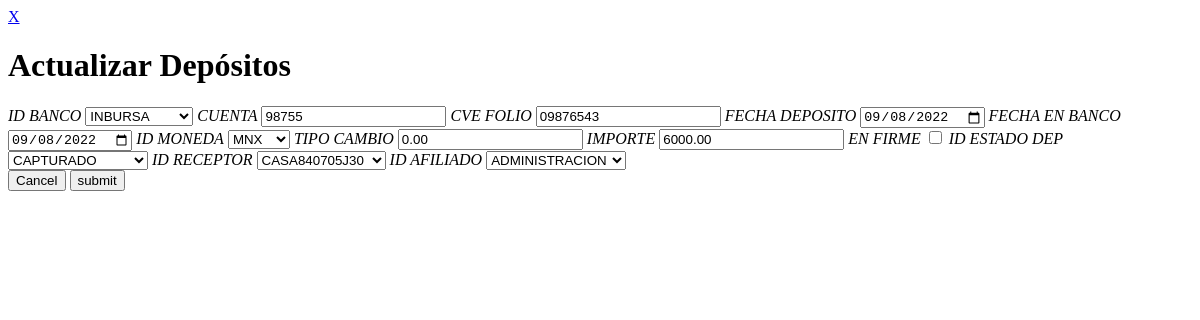
Before: /update_depo/6/edit with the older database file.
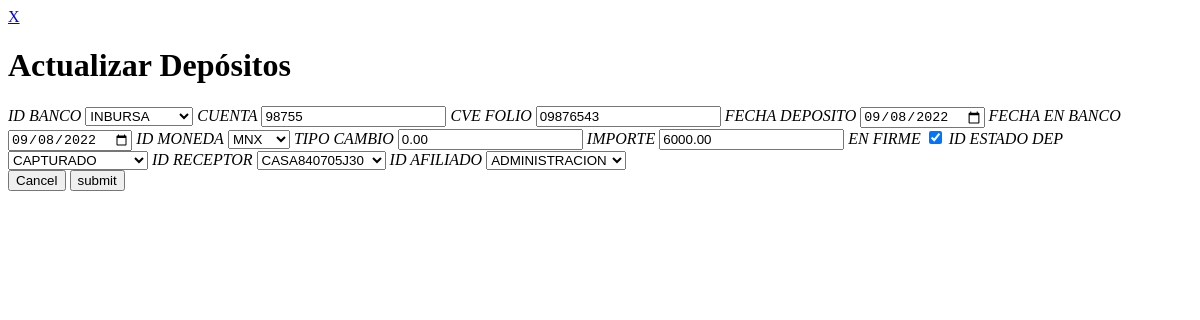
After: the same page with the newer database file.
### oper/models.py (models this page shows, shortened)
class Bancos(models.Model):
    ID_BANCO = models.AutoField(primary_key=True, unique=True)
    NOMBRE = models.CharField(max_length=100 , default="")
    usuario = models.ForeignKey(User, on_delete=models.CASCADE,)
    class Meta:
        ordering = ["NOMBRE"]
    def __str__(self):
        return self.NOMBRE

class Depositos(models.Model):
    ID_DEPOSITO = models.AutoField(primary_key=True, unique=True)
    ID_BANCO = models.ForeignKey(Bancos, on_delete=models.RESTRICT, null=False)
    CUENTA = models.BigIntegerField (null=False, default=0)
    CVE_FOLIO = models.CharField(max_length=240 , default="")
    FECHA_DEPOSITO = models.DateField(blank=True, null=True)
    FECHA_EN_BANCO = models.DateField(blank=True, null=True)
    TIPO_CAMBIO = models.DecimalField(default=0.00, max_digits=9, decimal_places=2)
    IMPORTE = models.DecimalField(default=0.00, max_digits=19, decimal_places=2)
    EN_FIRME = models.BooleanField(default=False)
    ID_ESTADO_DEP = models.ForeignKey(EstadosDep, on_delete=models.RESTRICT, null=False)
    ID_RECEPTOR = models.ForeignKey(Ereceptora, on_delete=models.RESTRICT, null=False)
    ID_MONEDA = models.ForeignKey(Monedas, on_delete=models.RESTRICT, null=False)
    ID_AFILIADO = models.ForeignKey(Afiliado, on_delete=models.RESTRICT, null=True, default=0)
    usuario = UserForeignKey(auto_user_add=True,related_name='+')
    class Meta:
        constraints = [
            UniqueConstraint(fields=["ID_BANCO", "CUENTA","CVE_FOLIO"], name='unique_dep')
        ]
        ordering = ["-FECHA_DEPOSITO"]

class EstadosDep(models.Model):
    ID_ESTADO_DEP = models.AutoField(primary_key=True, unique=True)
    NOMBRE = models.CharField(max_length=50 , default="")
    usuario = models.ForeignKey(User, on_delete=models.CASCADE,)
    class Meta:
        ordering = ["NOMBRE"]
    def __str__(self):
        return self.NOMBRE

### fac/models.py (models this page shows)
class Monedas(models.Model):
    ID_MONEDA = models.AutoField(primary_key=True, unique=True)
    NOMBRE = models.CharField(max_length=9 , unique=True, default="")
    usuario = models.ForeignKey(User, on_delete=models.CASCADE,)
    class Meta:
        ordering = ["NOMBRE"]
    def __str__(self):
        return self.NOMBRE

class Ereceptora(models.Model):
    ID_RECEPTOR = models.AutoField(primary_key=True, unique=True)
    RFC = models.CharField(max_length=20 , unique=True)
    NOMBRE = models.CharField(max_length=240 , default="")
    usuario = models.ForeignKey(User, on_delete=models.CASCADE,)
    class Meta:
        ordering = ["NOMBRE"]
    def __str__(self):
        return self.RFC

class Afiliado(models.Model):
    ID_AFILIADO = models.AutoField(primary_key=True, unique=True)
    NOMBRE_COMPLETO = models.CharField(max_length=240 , default="")
    NOMBRE_ALIAS = models.CharField(max_length=80 , unique=True)
    COMISION = models.DecimalField(default=0.00, max_digits=12, decimal_places=2)
    APLICA_A = models.CharField(max_length=40 , default="")
    usuario = models.ForeignKey(User, on_delete=models.CASCADE,)
    class Meta:
        ordering = ["NOMBRE_ALIAS"]
    def __str__(self):
        return self.NOMBRE_ALIAS

### teso/views.py (the view)
# urls.py: path('update_depo/<int:pk>/edit', views.edit_depo, name='edit-depo'),
def edit_depo(request, pk):
    depo = get_object_or_404(Depositos, ID_DEPOSITO=pk)
    if request.method == "POST":
        form = DepositosForm(request.POST, instance=depo)
        if form.is_valid():
            form.save()
            if depo.EN_FIRME == True:
                VC_FOLIO = str(depo.ID_DEPOSITO)
                obj, get_or_create = Caja.objects.filter(SERIE='DEPO',  FOLIO=VC_FOLIO).get_or_create(
                                                SERIE            = 'DEPO',
                                                FOLIO            = VC_FOLIO,
                                                IMPORTE          = depo.IMPORTE,
                                                IMPORTE_DISP     = depo.IMPORTE,
                                                ID_MONEDA        = Monedas.objects.get(ID_MONEDA = 1) ,
                                                )
            return HttpResponse(
                status=204,
                headers={
                    'HX-Trigger': json.dumps({
                        "depoListChanged": None,
                        "showMessage": f"{depo.CVE_FOLIO} Actualizado."
                    })
                }
            )
    else:
        form = DepositosForm(instance=depo)
    return render(request, 'teso/update_depo.html', {
        'form': form,
        'depo': depo,
    })

### templates/teso/update_depo.html (shortened to what this page needs)
{% load widget_tweaks %}
<div id="modal"  _="on closeModal add .closing then wait for animationend then remove me">
	<div class="modal-content">
        <a href="#modal.closing"  _="on click trigger closeModal" title="Close" class="close">X</a>
         <h1>Actualizar Depósitos</h1>
                <form hx-post="{{ request.path }}"  class="dialog" hx-trigger="load, depoListChanged from:body">
                    {% for field in form.visible_fields %}
                        <i for="{{ field.id_for_label }}">{{ field.label }}</i>
                        {% if "FECHA" in field.label %}
                            {% render_field field|add_class:"form-control" size='10' type="date" data-date-format="dd-mm-yyyy" %}
                        {% else %}
                        {% if "U" in field.label %}
                           {% render_field field value=2.0 %}
                           {% else %}
                            {% render_field field class="form-control" placeholder=field.label %}
                            {% endif %}
                        {% endif %}
                     {% endfor %}
            <div class="form__button">
	            <input type="button" value="Cancel" _="on click trigger closeModal"></input>
                <input type="submit" value="submit"  hx-post="{% url 'edit-depo' pk=depo.ID_DEPOSITO %}" hx-target="body" hx-swap="beforeend" _="on click trigger closeModal"></input>
            </div>
            </form>
            </div>
        </div>

Changed rows visible on the page:
changed Depositos "submit": EN_FIRME "☐" → "☑"
